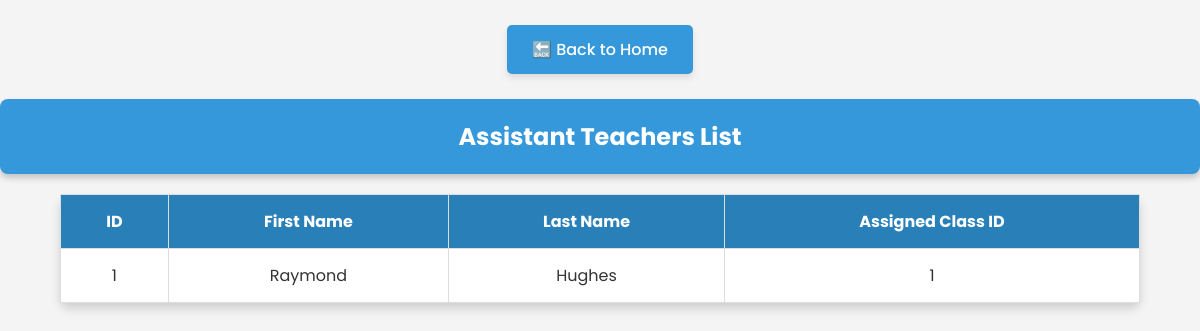
The app's page /school_management/public/view_assistant_teachers.php with its own data.
### tables this page shows
CREATE TABLE `teaching_assistants` (
  `id` int(11) NOT NULL,
  `firstName` varchar(50) NOT NULL,
  `lastName` varchar(50) NOT NULL,
  `assignedClassId` int(11) DEFAULT NULL
);

### school_management/public/view_assistant_teachers.php (the view, shortened to what this page needs)
<?php include 'config.php'; ?>
<!DOCTYPE html>
<html>
<head>
    <link rel="stylesheet" type="text/css" href="style.css">
</head>
<body>
<div style="text-align: center; margin: 15px;">
    <a href="index.php" class="back-button">🔙 Back to Home</a>
</div>
<h2>Assistant Teachers List</h2>
<table border="1">
    <tr>
        <th>ID</th>
        <th>First Name</th>
        <th>Last Name</th>
        <th>Assigned Class ID</th>
    </tr>
    <?php
    $stmt = $conn->query("SELECT * FROM teaching_assistants");
    while ($row = $stmt->fetch()) {
        echo "<tr>";
        echo "<td>" . $row['id'] . "</td>";
        echo "<td>" . $row['firstName'] . "</td>";
        echo "<td>" . $row['lastName'] . "</td>";
        echo "<td>" . $row['assignedClassId'] . "</td>";
        echo "</tr>";
    }
    ?>
</table>
</body>
</html>

### school_management/public/style.css (style rules this page uses)
body { font-family: 'Poppins', sans-serif; background-color: #f4f4f4; color: #333; margin: 0; padding: 0; }
h1, h2 { color: #fff; text-align: center; background-color: #3498db; padding: 20px; margin: 0; border-radius: 8px; box-shadow: 0px 4px 6px rgba(0, 0, 0, 0.2); }
table { width: 90%; margin: 20px auto; border-collapse: collapse; border-radius: 8px; box-shadow: 0px 6px 10px rgba(0, 0, 0, 0.15); }
table, th, td { border: 1px solid #ddd; padding: 14px; text-align: center; background-color: #fff; }
th { background-color: #2980b9; color: white; font-weight: bold; }
.back-button { text-decoration: none; color: white; background-color: #3498db; padding: 12px 25px; border-radius: 5px; margin: 10px; display: inline-block; transition: 0.3s ease; font-weight: 500; box-shadow: 0px 4px 6px rgba(0, 0, 0, 0.1); }

### records on screen
teaching_assistants: id "1", firstName "Raymond", lastName "Hughes", assignedClassId "1"
